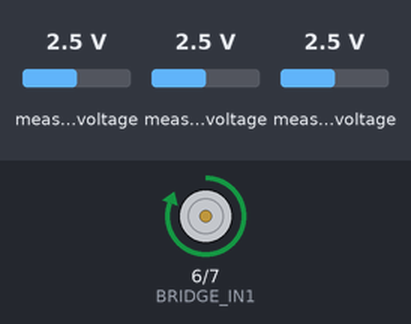
A sketch run on a simulated Arduino Mega 2560, built with avr-gcc and run on an emulated ATmega2560. Shown: motor-driver pin pairs drawn as motors (green arrow = first pin HIGH = forward, orange = second pin HIGH = backward, longer = more drive). The inputs (shaded band) are chosen by the test bench; at power-on: measured voltage 2.5 V. What the sketch prints to the serial monitor is not drawn.

Above: at 0.06 s.
Timing chart, 0 to 3.0 s (numbered marks = the images above):
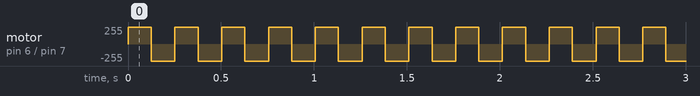

The sketch:

04_amp_tuning.ino
```cpp
// 04: Live amplifier tuning
// Verifies: the AD620 is operating inside its input range and its output
// responds to both injection polarities.
//
// Wire the symmetric bench chain (docs/hardware.md, constraint 3) and run
// this while adjusting the trimmers. Follow the order in
// docs/calibration.md: offset FIRST, with no current flowing; then gain.
//
// Failure signature: both half-cycles reading ~3.6 V means the amp is
// saturated. That is an offset problem, not a gain problem; the gain
// trimmer changes nothing while the output is pinned.
//
// Healthy output after calibration: the two polarities land around 1.5 V
// and 3.5 V, clearly separated, not clipping either rail.

#include <Wire.h>
#include <Adafruit_ADS1X15.h>

const int BRIDGE_IN1 = 6;
const int BRIDGE_IN2 = 7;

const int MUX_C1[4] = {22, 24, 26, 28};
const int MUX_C2[4] = {30, 32, 34, 36};
const int MUX_P1[4] = {38, 40, 42, 44};
const int MUX_P2[4] = {46, 48, 50, 52};

// Mux channels the bench chain is wired to. Change to match your wiring;
// avoid channels your sketch-03 scan found dead.
const int C1_CHANNEL = 1;
const int C2_CHANNEL = 2;
const int P1_CHANNEL = 3;
const int P2_CHANNEL = 4;

const int SETTLE_MS = 100;         // half-cycle ~150 ms including the read
const float SHUNT_OHMS = 1000.0;

Adafruit_ADS1115 ads;

void setMux(const int pins[4], int channel) {
  for (int b = 0; b < 4; b++) {
    digitalWrite(pins[b], (channel >> b) & 1);
  }
}

void bridgeForward() {
  digitalWrite(BRIDGE_IN1, HIGH);
  digitalWrite(BRIDGE_IN2, LOW);
}

void bridgeReverse() {
  digitalWrite(BRIDGE_IN1, LOW);
  digitalWrite(BRIDGE_IN2, HIGH);
}

void setup() {
  pinMode(BRIDGE_IN1, OUTPUT);
  pinMode(BRIDGE_IN2, OUTPUT);
  digitalWrite(BRIDGE_IN1, LOW);
  digitalWrite(BRIDGE_IN2, LOW);
  for (int b = 0; b < 4; b++) {
    pinMode(MUX_C1[b], OUTPUT);
    pinMode(MUX_C2[b], OUTPUT);
    pinMode(MUX_P1[b], OUTPUT);
    pinMode(MUX_P2[b], OUTPUT);
  }
  setMux(MUX_C1, C1_CHANNEL);
  setMux(MUX_C2, C2_CHANNEL);
  setMux(MUX_P1, P1_CHANNEL);
  setMux(MUX_P2, P2_CHANNEL);

  Serial.begin(9600);
  while (!Serial) {}
  if (!ads.begin(0x48)) {
    Serial.println("ADS1115 not found at 0x48. Go back to sketch 00.");
    while (true) {}
  }
  ads.setGain(GAIN_TWOTHIRDS);  // 0-5 V amp output needs the +/-6.144 V range
  Serial.println("Live tuning. Adjust offset first, then gain.");
}

void loop() {
  bridgeForward();
  delay(SETTLE_MS);
  float vFwd = ads.computeVolts(ads.readADC_SingleEnded(0));
  float iFwd = fabs(ads.computeVolts(ads.readADC_Differential_2_3())) / SHUNT_OHMS;

  bridgeReverse();
  delay(SETTLE_MS);
  float vRev = ads.computeVolts(ads.readADC_SingleEnded(0));
  float iRev = fabs(ads.computeVolts(ads.readADC_Differential_2_3())) / SHUNT_OHMS;

  Serial.print("FWD ");
  Serial.print(vFwd, 4);
  Serial.print(" V   REV ");
  Serial.print(vRev, 4);
  Serial.print(" V   diff ");
  Serial.print(vFwd - vRev, 4);
  Serial.print(" V   I ");
  Serial.print((iFwd + iRev) * 0.5 * 1000.0, 3);
  Serial.println(" mA");
}
```

Measured:
- by itself, motor on pin 6 (BRIDGE_IN1) / pin 7 (BRIDGE_IN2): alternates forward 255/255 for 0.12 s and backward 255/255 for 0.13 s
